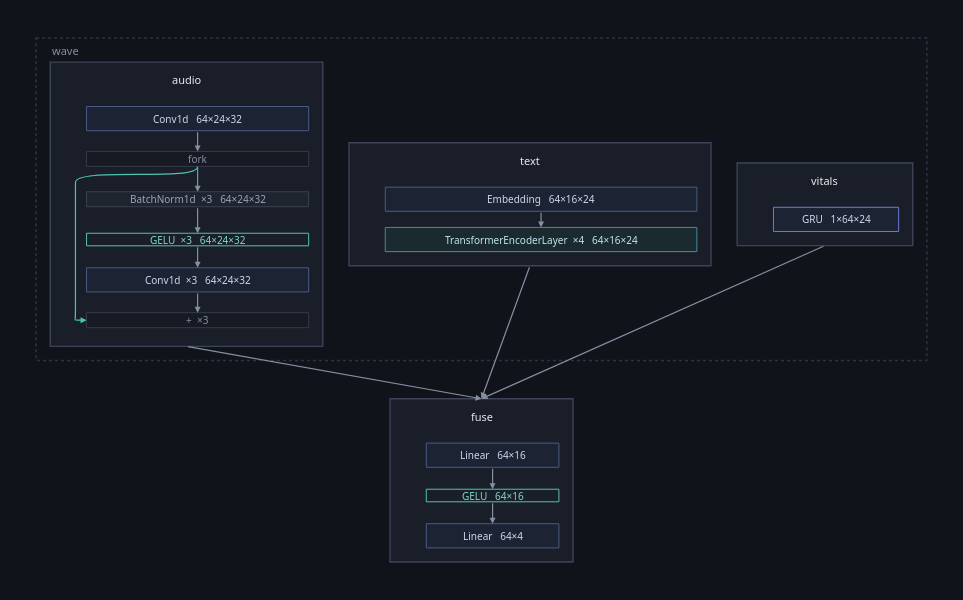

Notebook code for this chart:
### Code cell
healthy.figure(inside=architecture(healthy, ONE))

### Figure 1 — Plotly figure (JSON) as saved in the notebook; plotly's stock layout.template omitted (floating-point values rounded to 4 significant figures)
{"data": [{"hoverinfo": "text", "hovertext": ["<b>audio</b><br>class: Audio<br>device: cpu", "<b>text</b><br>class: Text<br>device: cpu", "<b>vitals</b><br>class: Vitals<br>device: cpu", "<b>fuse</b><br>class: Fuse<br>device: cpu"], "marker": {"opacity": 0, "size": 1}, "mode": "markers", "showlegend": false, "type": "scatter", "x": [149.2, 490.0, 782.7, 441.9], "y": [165.0, 165.0, 165.0, 439.0]}], "layout": {"annotations": [{"align": "left", "font": {"color": "#868ea3", "family": "system-ui, -apple-system, Segoe UI, Roboto, sans-serif", "size": 11}, "showarrow": false, "text": "wave", "x": 14.0, "xanchor": "left", "y": 12.0, "yanchor": "middle"}, {"align": "center", "font": {"color": "#e7e9ef", "family": "system-ui, -apple-system, Segoe UI, Roboto, sans-serif", "size": 11}, "showarrow": false, "text": "audio", "x": 149.2, "xanchor": "center", "y": 41.5, "yanchor": "middle"}, {"align": "center", "font": {"color": "#cfd8ee", "family": "system-ui, -apple-system, Segoe UI, Roboto, sans-serif", "size": 10}, "showarrow": false, "text": "Conv1d   64×24×32", "x": 160.2, "xanchor": "center", "y": 80.0, "yanchor": "middle"}, {"align": "center", "font": {"color": "#868ea3", "family": "system-ui, -apple-system, Segoe UI, Roboto, sans-serif", "size": 10}, "showarrow": false, "text": "fork", "x": 160.2, "xanchor": "center", "y": 120.0, "yanchor": "middle"}, {"align": "center", "font": {"color": "#9aa3b8", "family": "system-ui, -apple-system, Segoe UI, Roboto, sans-serif", "size": 10}, "showarrow": false, "text": "BatchNorm1d  ×3   64×24×32", "x": 160.2, "xanchor": "center", "y": 160.0, "yanchor": "middle"}, {"align": "center", "font": {"color": "#7fd8c9", "family": "system-ui, -apple-system, Segoe UI, Roboto, sans-serif", "size": 10}, "showarrow": false, "text": "GELU  ×3   64×24×32", "x": 160.2, "xanchor": "center", "y": 200.0, "yanchor": "middle"}, {"align": "center", "font": {"color": "#cfd8ee", "family": "system-ui, -apple-system, Segoe UI, Roboto, sans-serif", "size": 10}, "showarrow": false, "text": "Conv1d  ×3   64×24×32", "x": 160.2, "xanchor": "center", "y": 240.0, "yanchor": "middle"}, {"align": "center", "font": {"color": "#868ea3", "family": "system-ui, -apple-system, Segoe UI, Roboto, sans-serif", "size": 10}, "showarrow": false, "text": "+  ×3", "x": 160.2, "xanchor": "center", "y": 280.0, "yanchor": "middle"}, {"align": "center", "font": {"color": "#e7e9ef", "family": "system-ui, -apple-system, Segoe UI, Roboto, sans-serif", "size": 11}, "showarrow": false, "text": "text", "x": 490.0, "xanchor": "center", "y": 121.5, "yanchor": "middle"}, {"align": "center", "font": {"color": "#cfd8ee", "family": "system-ui, -apple-system, Segoe UI, Roboto, sans-serif", "size": 10}, "showarrow": false, "text": "Embedding   64×16×24", "x": 501.0, "xanchor": "center", "y": 160.0, "yanchor": "middle"}, {"align": "center", "font": {"color": "#bfe6ee", "family": "system-ui, -apple-system, Segoe UI, Roboto, sans-serif", "size": 10}, "showarrow": false, "text": "TransformerEncoderLayer  ×4   64×16×24", "x": 501.0, "xanchor": "center", "y": 200.0, "yanchor": "middle"}, {"align": "center", "font": {"color": "#e7e9ef", "family": "system-ui, -apple-system, Segoe UI, Roboto, sans-serif", "size": 11}, "showarrow": false, "text": "vitals", "x": 782.7, "xanchor": "center", "y": 141.5, "yanchor": "middle"}, {"align": "center", "font": {"color": "#cfd8ee", "family": "system-ui, -apple-system, Segoe UI, Roboto, sans-serif", "size": 10}, "showarrow": false, "text": "GRU   1×64×24", "x": 793.7, "xanchor": "center", "y": 180.0, "yanchor": "middle"}, {"align": "center", "font": {"color": "#e7e9ef", "family": "system-ui, -apple-system, Segoe UI, Roboto, sans-serif", "size": 11}, "showarrow": false, "text": "fuse", "x": 441.9, "xanchor": "center", "y": 375.5, "yanchor": "middle"}, {"align": "center", "font": {"color": "#cfd8ee", "family": "system-ui, -apple-system, Segoe UI, Roboto, sans-serif", "size": 10}, "showarrow": false, "text": "Linear   64×16", "x": 452.9, "xanchor": "center", "y": 414.0, "yanchor": "middle"}, {"align": "center", "font": {"color": "#7fd8c9", "family": "system-ui, -apple-system, Segoe UI, Roboto, sans-serif", "size": 10}, "showarrow": false, "text": "GELU   64×16", "x": 452.9, "xanchor": "center", "y": 454.0, "yanchor": "middle"}, {"align": "center", "font": {"color": "#cfd8ee", "family": "system-ui, -apple-system, Segoe UI, Roboto, sans-serif", "size": 10}, "showarrow": false, "text": "Linear   64×4", "x": 452.9, "xanchor": "center", "y": 494.0, "yanchor": "middle"}, {"arrowcolor": "#868ea3", "arrowhead": 2, "arrowsize": 1, "arrowwidth": 1.2, "ax": 160.2, "axref": "x", "ay": 127.4, "ayref": "y", "showarrow": true, "text": "", "x": 160.2, "xref": "x", "y": 152.6, "yref": "y"}, {"arrowcolor": "#868ea3", "arrowhead": 2, "arrowsize": 1, "arrowwidth": 1.2, "ax": 160.2, "axref": "x", "ay": 167.4, "ayref": "y", "showarrow": true, "text": "", "x": 160.2, "xref": "x", "y": 193.8, "yref": "y"}, {"arrowcolor": "#868ea3", "arrowhead": 2, "arrowsize": 1, "arrowwidth": 1.2, "ax": 160.2, "axref": "x", "ay": 206.2, "ayref": "y", "showarrow": true, "text": "", "x": 160.2, "xref": "x", "y": 228.0, "yref": "y"}, {"arrowcolor": "#4fc3b0", "arrowhead": 2, "arrowsize": 1, "arrowwidth": 1.2, "ax": 38.0, "axref": "x", "ay": 280.0, "ayref": "y", "showarrow": true, "text": "", "x": 50.0, "xref": "x", "y": 280.0, "yref": "y"}, {"arrowcolor": "#868ea3", "arrowhead": 2, "arrowsize": 1, "arrowwidth": 1.2, "ax": 160.2, "axref": "x", "ay": 252.0, "ayref": "y", "showarrow": true, "text": "", "x": 160.2, "xref": "x", "y": 272.6, "yref": "y"}, {"arrowcolor": "#868ea3", "arrowhead": 2, "arrowsize": 1, "arrowwidth": 1.2, "ax": 160.2, "axref": "x", "ay": 92.0, "ayref": "y", "showarrow": true, "text": "", "x": 160.2, "xref": "x", "y": 112.6, "yref": "y"}, {"arrowcolor": "#868ea3", "arrowhead": 2, "arrowsize": 1, "arrowwidth": 1.2, "ax": 501.0, "axref": "x", "ay": 172.0, "ayref": "y", "showarrow": true, "text": "", "x": 501.0, "xref": "x", "y": 188.0, "yref": "y"}, {"arrowcolor": "#868ea3", "arrowhead": 2, "arrowsize": 1, "arrowwidth": 1.2, "ax": 452.9, "axref": "x", "ay": 426.0, "ayref": "y", "showarrow": true, "text": "", "x": 452.9, "xref": "x", "y": 447.8, "yref": "y"}, {"arrowcolor": "#868ea3", "arrowhead": 2, "arrowsize": 1, "arrowwidth": 1.2, "ax": 452.9, "axref": "x", "ay": 460.2, "ayref": "y", "showarrow": true, "text": "", "x": 452.9, "xref": "x", "y": 482.0, "yref": "y"}, {"arrowcolor": "#868ea3", "arrowhead": 2, "arrowsize": 1, "arrowwidth": 1.2, "ax": 149.2, "axref": "x", "ay": 306.0, "ayref": "y", "showarrow": true, "text": "", "x": 441.9, "xref": "x", "y": 358.0, "yref": "y"}, {"arrowcolor": "#868ea3", "arrowhead": 2, "arrowsize": 1, "arrowwidth": 1.2, "ax": 490.0, "axref": "x", "ay": 226.0, "ayref": "y", "showarrow": true, "text": "", "x": 441.9, "xref": "x", "y": 358.0, "yref": "y"}, {"arrowcolor": "#868ea3", "arrowhead": 2, "arrowsize": 1, "arrowwidth": 1.2, "ax": 782.7, "axref": "x", "ay": 206.0, "ayref": "y", "showarrow": true, "text": "", "x": 441.9, "xref": "x", "y": 358.0, "yref": "y"}], "font": {"color": "#e7e9ef", "family": "system-ui, -apple-system, Segoe UI, Roboto, sans-serif", "size": 12}, "height": 600.0, "hoverlabel": {"align": "left", "bgcolor": "#1a1e28", "bordercolor": "#2c3242", "font": {"color": "#e7e9ef", "family": "system-ui, -apple-system, Segoe UI, Roboto, sans-serif"}}, "legend": {"bgcolor": "rgba(0,0,0,0)", "font": {"color": "#868ea3"}, "orientation": "h", "x": 1, "xanchor": "right", "y": 1.02, "yanchor": "bottom"}, "margin": {"b": 16, "l": 16, "r": 16, "t": 16}, "paper_bgcolor": "#101319", "plot_bgcolor": "#101319", "shapes": [{"fillcolor": "rgba(0,0,0,0)", "layer": "below", "line": {"color": "#2c3242", "dash": "dot", "width": 1.6}, "type": "rect", "x0": 0.0, "x1": 883.8, "y0": 0.0, "y1": 320.0}, {"fillcolor": "#1a1e28", "layer": "below", "line": {"color": "#3d4459", "width": 1.4}, "type": "rect", "x0": 14.0, "x1": 284.4, "y0": 24.0, "y1": 306.0}, {"fillcolor": "#1c2333", "layer": "below", "line": {"color": "#4a5a86", "width": 1.0}, "type": "rect", "x0": 50.0, "x1": 270.4, "y0": 68.0, "y1": 92.0}, {"fillcolor": "#171a22", "layer": "below", "line": {"color": "#333a4b", "width": 1.0}, "type": "rect", "x0": 50.0, "x1": 270.4, "y0": 112.6, "y1": 127.4}, {"fillcolor": "#20242e", "layer": "below", "line": {"color": "#3a4152", "width": 1.0}, "type": "rect", "x0": 50.0, "x1": 270.4, "y0": 152.6, "y1": 167.4}, {"fillcolor": "rgba(0,0,0,0)", "layer": "below", "line": {"color": "#4fc3b0", "width": 1.0}, "type": "rect", "x0": 50.0, "x1": 270.4, "y0": 193.8, "y1": 206.2}, {"fillcolor": "#1c2333", "layer": "below", "line": {"color": "#4a5a86", "width": 1.0}, "type": "rect", "x0": 50.0, "x1": 270.4, "y0": 228.0, "y1": 252.0}, {"fillcolor": "#171a22", "layer": "below", "line": {"color": "#333a4b", "width": 1.0}, "type": "rect", "x0": 50.0, "x1": 270.4, "y0": 272.6, "y1": 287.4}, {"fillcolor": "#1a1e28", "layer": "below", "line": {"color": "#3d4459", "width": 1.4}, "type": "rect", "x0": 310.4, "x1": 669.6, "y0": 104.0, "y1": 226.0}, {"fillcolor": "#1c2333", "layer": "below", "line": {"color": "#4a5a86", "width": 1.0}, "type": "rect", "x0": 346.4, "x1": 655.6, "y0": 148.0, "y1": 172.0}, {"fillcolor": "#1b2a2f", "layer": "below", "line": {"color": "#3f8f9d", "width": 1.0}, "type": "rect", "x0": 346.4, "x1": 655.6, "y0": 188.0, "y1": 212.0}, {"fillcolor": "#1a1e28", "layer": "below", "line": {"color": "#3d4459", "width": 1.4}, "type": "rect", "x0": 695.6, "x1": 869.8, "y0": 124.0, "y1": 206.0}, {"fillcolor": "#1c2333", "layer": "below", "line": {"color": "#6f7bd1", "width": 1.0}, "type": "rect", "x0": 731.6, "x1": 855.8, "y0": 168.0, "y1": 192.0}, {"fillcolor": "#1a1e28", "layer": "below", "line": {"color": "#3d4459", "width": 1.4}, "type": "rect", "x0": 351.1, "x1": 532.7, "y0": 358.0, "y1": 520.0}, {"fillcolor": "#1c2333", "layer": "below", "line": {"color": "#4a5a86", "width": 1.0}, "type": "rect", "x0": 387.1, "x1": 518.7, "y0": 402.0, "y1": 426.0}, {"fillcolor": "rgba(0,0,0,0)", "layer": "below", "line": {"color": "#4fc3b0", "width": 1.0}, "type": "rect", "x0": 387.1, "x1": 518.7, "y0": 447.8, "y1": 460.2}, {"fillcolor": "#1c2333", "layer": "below", "line": {"color": "#4a5a86", "width": 1.0}, "type": "rect", "x0": 387.1, "x1": 518.7, "y0": 482.0, "y1": 506.0}, {"layer": "below", "line": {"color": "#4fc3b0", "width": 1.2}, "path": "M 160.2,127.44 C 160.2,143.44 39.0,127.44 39.0,143.44 L 39.0,264.0 C 39.0,280.0 39.0,280.0 38.0,280.0", "type": "path", "xref": "x", "yref": "y"}], "width": 963.8, "xaxis": {"range": [-20, 903.8], "visible": false}, "yaxis": {"range": [540.0, -20], "scaleanchor": "x", "visible": false}}}
